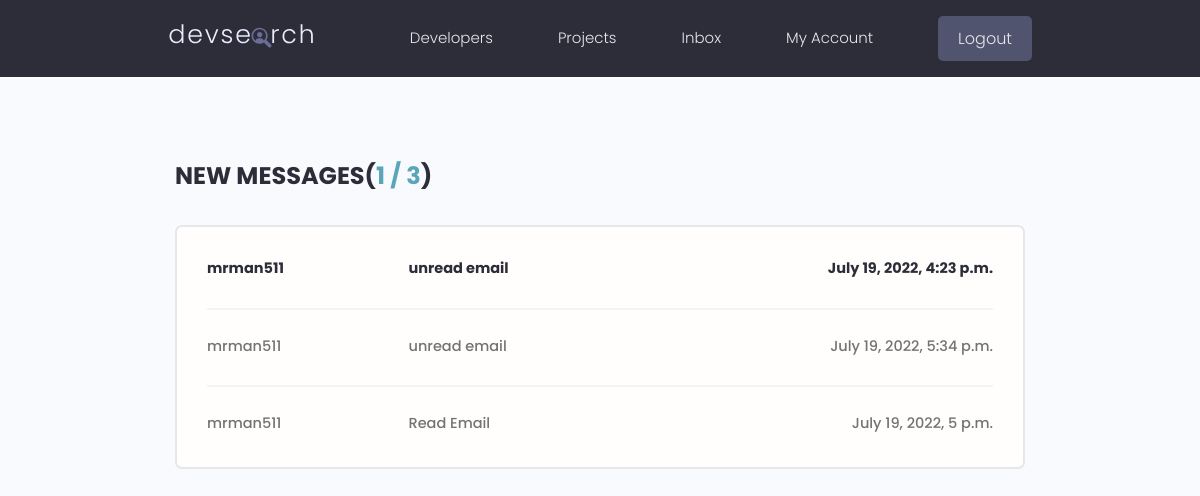
The page /inbox/ (signed in) on the database as committed earlier.
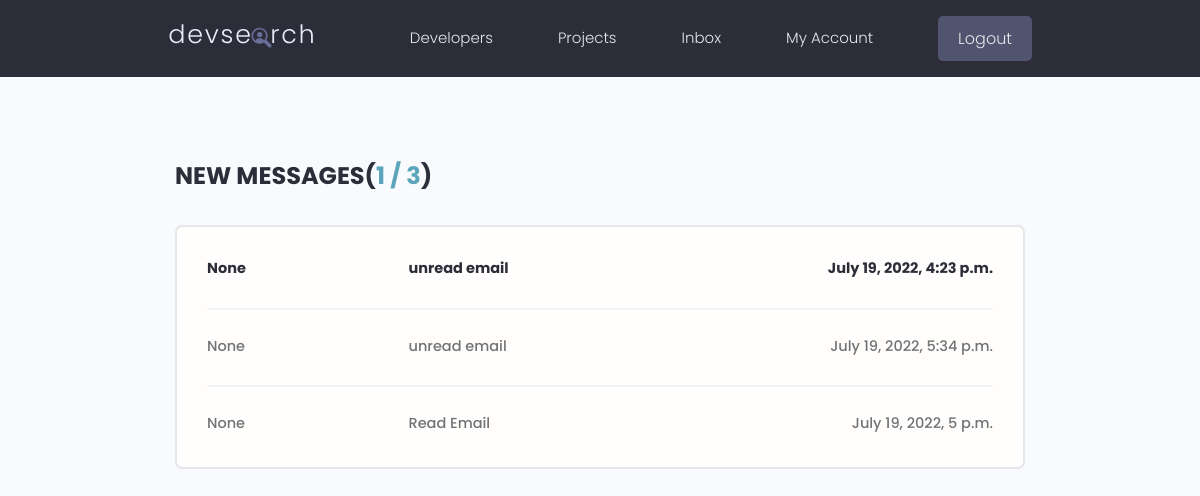
The same page on the database as committed later.
### users/models.py (models this page shows, shortened)
class Message(models.Model):
  recipient = models.ForeignKey(Profile, on_delete=models.SET_NULL, null=True, related_name="messages")
  sender = models.ForeignKey(Profile, on_delete=models.SET_NULL, null=True)
  name = models.CharField(max_length=200, null=True, blank=True)
  email = models.EmailField(max_length=200, null=True, blank=True)
  subject = models.CharField(max_length=140, null=True, blank=True)
  body = models.TextField()
  is_read = models.BooleanField(default=False, null=True)
  created = models.DateTimeField(auto_now_add=True)
  id = models.UUIDField(default=uuid.uuid4, unique=True, primary_key=True, editable=False)
  class Meta:
    ordering = ['is_read', '-created', 'sender']

class Profile(models.Model):
  user = models.OneToOneField(User, on_delete=models.CASCADE, null=True, blank=True,)
  name = models.CharField(max_length = 200, blank = True, null = True)
  email = models.EmailField(max_length=500, blank=True, null=True)
  username = models.CharField(max_length = 200, blank = True, null = True)
  username = models.CharField(max_length = 200, blank = True, null = True)
  short_intro = models.CharField(max_length = 200, blank = True, null = True)
  location = models.CharField(max_length = 200, blank = True, null = True)
  bio = models.TextField(max_length=500, blank=True, null=True)
  profile_image = models.ImageField(null = True, blank=True, upload_to='profiles/', default='profiles/user-default.png' )
  social_github= models.CharField(max_length = 200, blank = True, null = True)
  social_linkedIn= models.CharField(max_length = 200, blank = True, null = True)
  social_twitter= models.CharField(max_length = 200, blank = True, null = True)
  social_youtube= models.CharField(max_length = 200, blank = True, null = True)
  social_website= models.CharField(max_length = 200, blank = True, null = True)
  created = models.DateTimeField(auto_now_add=True)
  id = models.UUIDField(default=uuid.uuid4, unique=True, primary_key=True, editable=False)
  def __str__(self):
    return str(self.user.username)

### users/views.py (the view)
# urls.py: path('inbox/', views.inbox, name='inbox'),
@login_required(login_url="login")
def inbox(request):
  profile = request.user.profile
  profileMessages = profile.messages.all()
  unreadCount = len(list(filter(lambda a: not a.is_read, profileMessages)))
  context = {
    'profile': profile,
    'profileMessages': profileMessages,
    'unreadCount': unreadCount
  }
  return render(request, 'users/inbox.html', context)

### users/templates/users/inbox.html
{% extends 'main.html' %}
{% block content %}
<main class="inbox my-xl">
  <div class="content-box">
    <h3 class="inbox__title">
      New Messages(<span>{{ unreadCount }} / {{ profileMessages.count }}</span>)
    </h3>
    <ul class="messages">
      {% for message in profileMessages %}
      {% if not message.is_read %}
      <li class="message message--unread">
        <a href="{% url 'show-message' message.id %}">
          <span class="message__author">{{ message.sender }}</span>
          <span class="message__subject">{{ message.subject }}</span>
          <span class="message__date">{{ message.created }}</span>
        </a>
      </li>
      {% else %}
      <li class="message message--read">
        <a href="{% url 'show-message' message.id %}">
          <span class="message__author">{{ message.sender }}</span>
          <span class="message__subject">{{ message.subject }}</span>
          <span class="message__date">{{ message.created }}</span>
        </a>
      </li>
      {% endif %}
      {% endfor %}
    </ul>
  </div>
</main>
{% endblock content %}

Rows that differ between the two databases and show on the page:
changed Message "July 19, 2022, 4:23 p.m.": sender "mrman511" → "None"
changed Message "July 19, 2022, 5:34 p.m.": sender "mrman511" → "None"
changed Message "Read Email": sender "mrman511" → "None"
